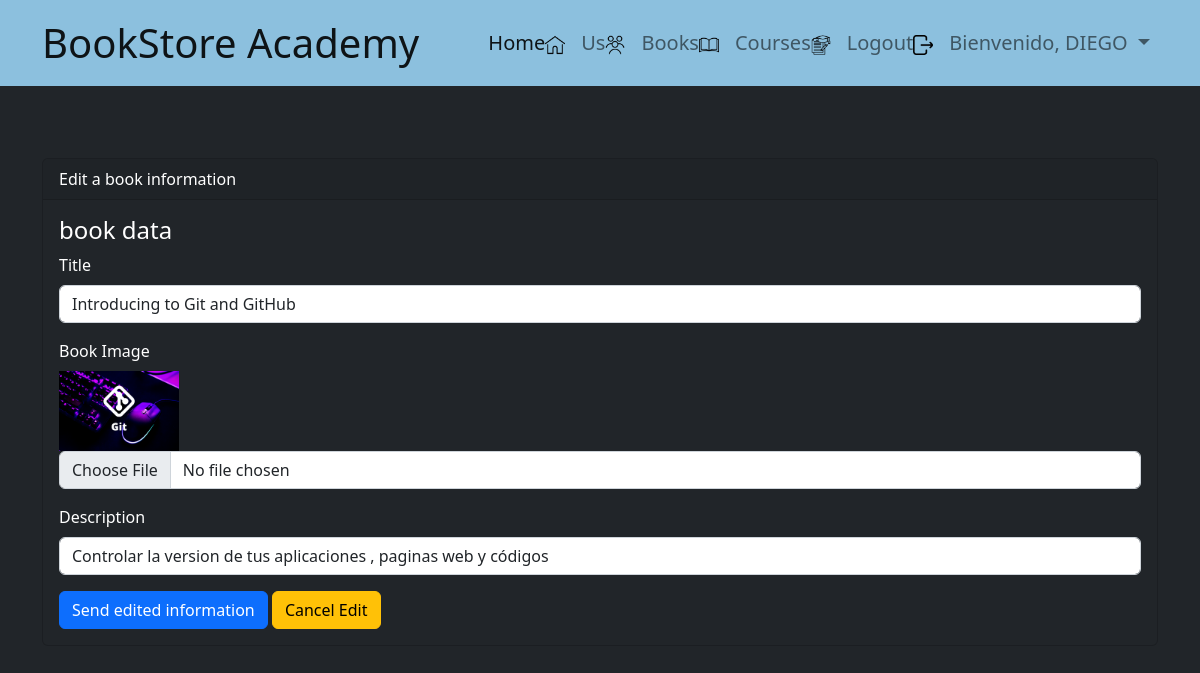
The app's page /books/edit/18 (signed in) with its own data.
### libreria/models.py (models this page shows, shortened)
class Book(models.Model):
    id = models.AutoField(primary_key=True)
    title = models.CharField(max_length=100, verbose_name='Title')
    image = models.ImageField(upload_to='images/',verbose_name='Book Image', null=True)
    description = models.TextField(null=True, verbose_name='Description')

### libreria/views.py (the view)
# urls.py: path('books/edit', views.edit, name='edit'),
@login_required
def edit(request, id):
    book = Book.objects.get(id=id)
    form = BookForm(request.POST or None, request.FILES or None, instance=book)
    if form.is_valid() and request.method =='POST':
        form.save()
        return redirect('books')
    return render(request, 'books/edit.html', {'form':form})

### libreria/forms.py
class BookForm(forms.ModelForm):
    class Meta:
        model = Book
        fields = '__all__'

### libreria/templates/books/edit.html (shortened to what this page needs)
{% extends "base.html" %}
{% block content %}
<br><br><br>
<div class="card bg-dark">
    <div class="card-header">
        Edit a book information
    </div>
    <div class="card-body">
        <h4 class="card-title">book data</h4>
        {% include 'books/form.html' %}
    </div>
</div>
{% endblock %}

### libreria/templates/base.html (shortened to what this page needs)
{% load static %}
<!doctype html>
<html lang="en">
<head>
    <link href="https://cdn.jsdelivr.net/npm/bootstrap@5.2.1/dist/css/bootstrap.min.css" rel="stylesheet"
>
</head>
<body class="bg-dark text-bg-primary p-0 container-fluid m-0 ">
    <nav class="navbar navbar-expand-lg " style="background-color: #8CC0DE;">
        <div class="container">
            <a class="navbar-brand fs-1" href="{% url 'home' %}" >BookStore Academy</a>
            <div class="collapse navbar-collapse fs-5" id="navbarNav">
                <ul class="navbar-nav ms-auto ">
                    <li class="nav-item ">
                        <a class="nav-link active" aria-current="page" href="{% url 'home' %}">Home<img src="{% static 'libreria/assets/img/home.png'%}" alt="home" width="20px"/></a>
                    </li>
                    <li class="nav-item">
                        <a class="nav-link" href="{% url 'us' %}">Us<img src="{% static 'libreria/assets/img/users.png'%}" alt="us" width="20px"/></a>
                    </li>
                    {% if request.user.is_authenticated %}
                        <li class="nav-item"><a class="nav-link" href="{% url 'books' %}">Books<img src="{% static 'libreria/assets/img/book.png'%}" alt="books" width="20px"/></a></li>
                        <li class="nav-item"><a class="nav-link" href="{% url 'courses' %}">Courses<img src="{% static 'libreria/assets/img/courses.png'%}" alt="courses" width="20px"/></a></li>
                        <li class="nav-item"><a class="nav-link" href="{% url 'exit' %}">Logout<img src="{% static 'libreria/assets/img/logout.png'%}" alt="looout" width="20px"/></a></li>
                    {% endif%}
                    {% if request.user.is_authenticated %}
                    <li class="nav-item dropdown ">
                        <a class="nav-link dropdown-toggle" href="{% url 'profile' %}" role="button" data-bs-toggle="dropdown" aria-expanded="false">
                            Bienvenido, {{ user.username | upper }} {{avatar}}
                          </a>
                    </li>
                    {% endif%}
                </ul>
            </div>
        </div>
    </nav>
    <div class="container">
        <div class="row">
            <div class="col-12">
                {% block content %} {% endblock %}
            </div>
        </div>
    </div>
</body>
</html>

### libreria/templates/books/form.html (shortened to what this page needs)
<form enctype="multipart/form-data" method="post">
  {% for input in form %}
  <div class="mb-3">
    <label for="" class="form-label">{{input.label}}</label>
    {% if input.field.widget.input_type == 'file' and input.value %}
    <br/>
    <img src="{{MEDIA_URL}}/images/{{input.value}}" width="120"/>
    {% endif%}
    <input
    type="{{ input.field.widget.input_type }}"
    class="form-control"
    name="{{ input.name }}"
    id=""
    aria-describedby="helpId"
    placeholder="{{input.label}}"
    value="{{ input.value | default:''}}"
    >
  </div>
  {% endfor %}
  <input name="" id="" class="btn btn-primary" type="submit" value="Send edited information"></input>
  <a name="" id="" class="btn btn-warning" href="{% url 'books'%}" role="button">Cancel Edit</a>
</form>

### records on screen
Book: title "Introducing to Git and GitHub" "Controlar la version de tus aplicaciones , paginas web y códigos", value (picture)

### other values on screen
{{ user.username | upper }} "DIEGO"
{{ input.label }} "Title" "Book Image" "Description"
